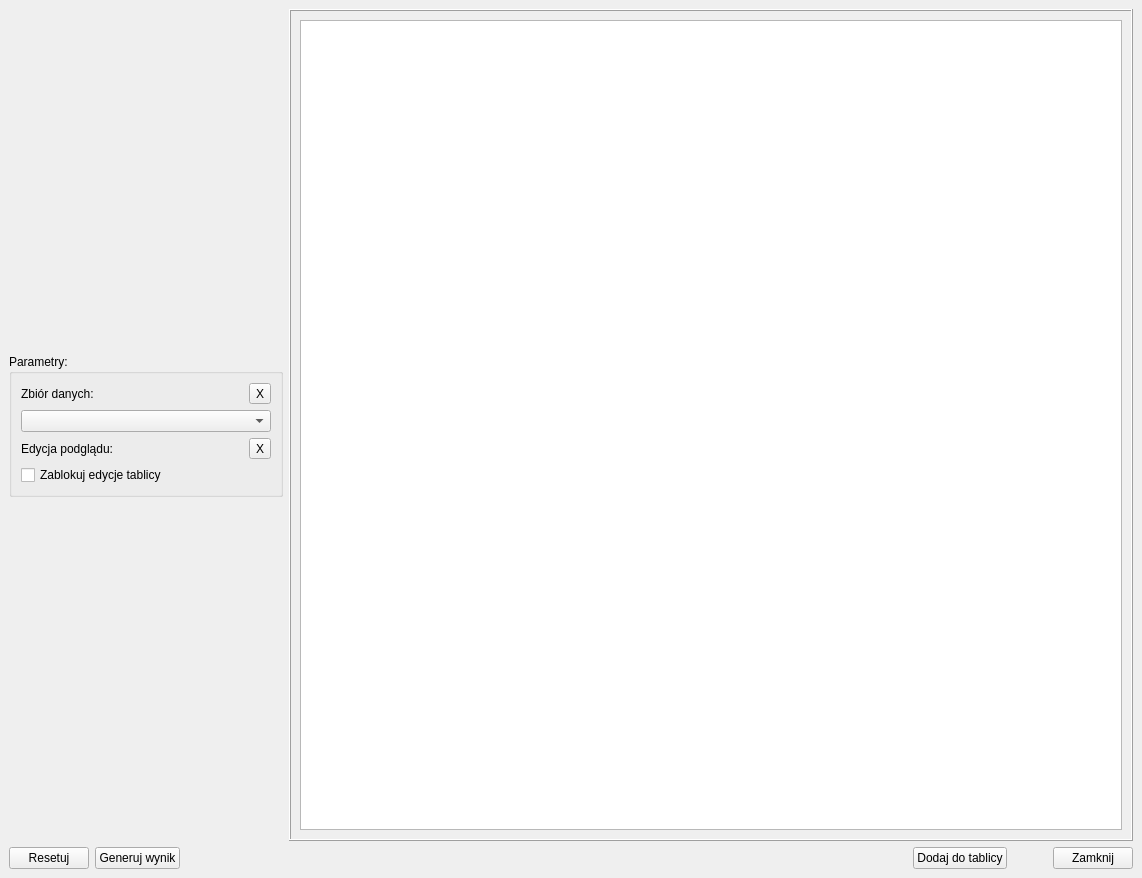
<?xml version="1.0" encoding="UTF-8"?>
<ui version="4.0">
 <class>MainWindow_Basic_Stats</class>
 <widget class="QMainWindow" name="MainWindow_Basic_Stats">
  <property name="windowModality">
   <enum>Qt::ApplicationModal</enum>
  </property>
  <property name="geometry">
   <rect>
    <x>0</x>
    <y>0</y>
    <width>1142</width>
    <height>878</height>
   </rect>
  </property>
  <property name="windowTitle">
   <string>Podstawowe statystyki</string>
  </property>
  <widget class="QWidget" name="centralwidget">
   <layout class="QVBoxLayout" name="verticalLayout_12">
    <item>
     <layout class="QHBoxLayout" name="horizontalLayout_2">
      <item>
       <layout class="QHBoxLayout" name="horizontalLayout">
        <item>
         <layout class="QVBoxLayout" name="verticalLayout_2">
          <item>
           <spacer name="verticalSpacer_2">
            <property name="orientation">
             <enum>Qt::Vertical</enum>
            </property>
            <property name="sizeHint" stdset="0">
             <size>
              <width>20</width>
              <height>40</height>
             </size>
            </property>
           </spacer>
          </item>
          <item>
           <widget class="QGroupBox" name="groupBox">
            <property name="sizePolicy">
             <sizepolicy hsizetype="Fixed" vsizetype="Fixed">
              <horstretch>0</horstretch>
              <verstretch>0</verstretch>
             </sizepolicy>
            </property>
            <property name="title">
             <string>Parametry:</string>
            </property>
            <layout class="QVBoxLayout" name="verticalLayout_13">
             <item>
              <layout class="QVBoxLayout" name="verticalLayout_3">
               <item>
                <layout class="QHBoxLayout" name="horizontalLayout_3">
                 <item>
                  <widget class="QLabel" name="label">
                   <property name="text">
                    <string>Zbiór danych:</string>
                   </property>
                  </widget>
                 </item>
                 <item>
                  <spacer name="horizontalSpacer">
                   <property name="orientation">
                    <enum>Qt::Horizontal</enum>
                   </property>
                   <property name="sizeHint" stdset="0">
                    <size>
                     <width>40</width>
                     <height>20</height>
                    </size>
                   </property>
                  </spacer>
                 </item>
                 <item>
                  <widget class="QToolButton" name="toolButton_Data_Column">
                   <property name="text">
                    <string>X</string>
                   </property>
                  </widget>
                 </item>
                </layout>
               </item>
               <item>
                <widget class="QComboBox" name="comboBox_Data_Column">
                 <property name="minimumSize">
                  <size>
                   <width>250</width>
                   <height>0</height>
                  </size>
                 </property>
                 <property name="placeholderText">
                  <string>Wybierz kolumne danych...</string>
                 </property>
                </widget>
               </item>
              </layout>
             </item>
             <item>
              <layout class="QVBoxLayout" name="verticalLayout_16">
               <item>
                <layout class="QHBoxLayout" name="horizontalLayout_15">
                 <item>
                  <widget class="QLabel" name="label_12">
                   <property name="text">
                    <string>Edycja podglądu:</string>
                   </property>
                  </widget>
                 </item>
                 <item>
                  <spacer name="horizontalSpacer_14">
                   <property name="orientation">
                    <enum>Qt::Horizontal</enum>
                   </property>
                   <property name="sizeHint" stdset="0">
                    <size>
                     <width>40</width>
                     <height>20</height>
                    </size>
                   </property>
                  </spacer>
                 </item>
                 <item>
                  <widget class="QToolButton" name="toolButton_Board_Is_Enabled">
                   <property name="text">
                    <string>X</string>
                   </property>
                  </widget>
                 </item>
                </layout>
               </item>
               <item>
                <widget class="QCheckBox" name="checkBox_Board_Is_Enabled">
                 <property name="text">
                  <string>Zablokuj edycje tablicy</string>
                 </property>
                </widget>
               </item>
              </layout>
             </item>
            </layout>
           </widget>
          </item>
          <item>
           <spacer name="verticalSpacer">
            <property name="orientation">
             <enum>Qt::Vertical</enum>
            </property>
            <property name="sizeHint" stdset="0">
             <size>
              <width>20</width>
              <height>40</height>
             </size>
            </property>
           </spacer>
          </item>
         </layout>
        </item>
       </layout>
      </item>
      <item>
       <widget class="QFrame" name="frame">
        <property name="frameShape">
         <enum>QFrame::Box</enum>
        </property>
        <property name="frameShadow">
         <enum>QFrame::Raised</enum>
        </property>
        <layout class="QVBoxLayout" name="verticalLayout_14">
         <item>
          <widget class="QTextEdit" name="textEdit_Preview_Board">
           <property name="enabled">
            <bool>true</bool>
           </property>
           <property name="font">
            <font>
             <pointsize>14</pointsize>
            </font>
           </property>
           <property name="html">
            <string>&lt;!DOCTYPE HTML PUBLIC &quot;-//W3C//DTD HTML 4.0//EN&quot; &quot;http://www.w3.org/TR/REC-html40/strict.dtd&quot;&gt;
&lt;html&gt;&lt;head&gt;&lt;meta name=&quot;qrichtext&quot; content=&quot;1&quot; /&gt;&lt;meta charset=&quot;utf-8&quot; /&gt;&lt;style type=&quot;text/css&quot;&gt;
p, li { white-space: pre-wrap; }
hr { height: 1px; border-width: 0; }
li.unchecked::marker { content: &quot;\2610&quot;; }
li.checked::marker { content: &quot;\2612&quot;; }
&lt;/style&gt;&lt;/head&gt;&lt;body style=&quot; font-family:'Segoe UI'; font-size:14pt; font-weight:400; font-style:normal;&quot;&gt;
&lt;p style=&quot;-qt-paragraph-type:empty; margin-top:0px; margin-bottom:0px; margin-left:0px; margin-right:0px; -qt-block-indent:0; text-indent:0px;&quot;&gt;&lt;br /&gt;&lt;/p&gt;&lt;/body&gt;&lt;/html&gt;</string>
           </property>
          </widget>
         </item>
        </layout>
       </widget>
      </item>
     </layout>
    </item>
    <item>
     <layout class="QHBoxLayout" name="horizontalLayout_11">
      <item>
       <widget class="QPushButton" name="pushButton_Reset_Options">
        <property name="text">
         <string>Resetuj</string>
        </property>
       </widget>
      </item>
      <item>
       <widget class="QPushButton" name="pushButton_Generate_Result">
        <property name="text">
         <string>Generuj wynik</string>
        </property>
       </widget>
      </item>
      <item>
       <spacer name="horizontalSpacer_2">
        <property name="orientation">
         <enum>Qt::Horizontal</enum>
        </property>
        <property name="sizeHint" stdset="0">
         <size>
          <width>40</width>
          <height>20</height>
         </size>
        </property>
       </spacer>
      </item>
      <item>
       <widget class="QPushButton" name="pushButton_Add_To_Board">
        <property name="text">
         <string>Dodaj do tablicy</string>
        </property>
       </widget>
      </item>
      <item>
       <spacer name="horizontalSpacer_3">
        <property name="orientation">
         <enum>Qt::Horizontal</enum>
        </property>
        <property name="sizeType">
         <enum>QSizePolicy::Fixed</enum>
        </property>
        <property name="sizeHint" stdset="0">
         <size>
          <width>40</width>
          <height>20</height>
         </size>
        </property>
       </spacer>
      </item>
      <item>
       <widget class="QPushButton" name="pushButton_Close">
        <property name="text">
         <string>Zamknij</string>
        </property>
       </widget>
      </item>
     </layout>
    </item>
   </layout>
  </widget>
 </widget>
 <resources/>
 <connections>
  <connection>
   <sender>pushButton_Close</sender>
   <signal>clicked()</signal>
   <receiver>MainWindow_Basic_Stats</receiver>
   <slot>close()</slot>
   <hints>
    <hint type="sourcelabel">
     <x>1094</x>
     <y>782</y>
    </hint>
    <hint type="destinationlabel">
     <x>570</x>
     <y>402</y>
    </hint>
   </hints>
  </connection>
  <connection>
   <sender>toolButton_Data_Column</sender>
   <signal>clicked()</signal>
   <receiver>comboBox_Data_Column</receiver>
   <slot>clearEditText()</slot>
   <hints>
    <hint type="sourcelabel">
     <x>335</x>
     <y>79</y>
    </hint>
    <hint type="destinationlabel">
     <x>184</x>
     <y>108</y>
    </hint>
   </hints>
  </connection>
  <connection>
   <sender>checkBox_Board_Is_Enabled</sender>
   <signal>clicked(bool)</signal>
   <receiver>textEdit_Preview_Board</receiver>
   <slot>setDisabled(bool)</slot>
   <hints>
    <hint type="sourcelabel">
     <x>147</x>
     <y>475</y>
    </hint>
    <hint type="destinationlabel">
     <x>711</x>
     <y>422</y>
    </hint>
   </hints>
  </connection>
 </connections>
</ui>
